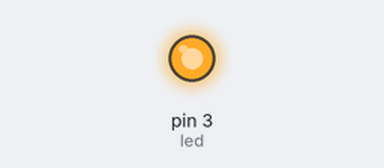
Bench run of a sketch on a simulated Arduino Uno, built with avr-gcc and run on an emulated ATmega328P. Shown: output pins drawn as LEDs (lit = HIGH).

Above: at 1.1 s.
At 4.4 s:
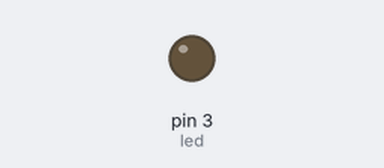
Timing chart, 0 to 6.6 s (numbered marks = the images above):
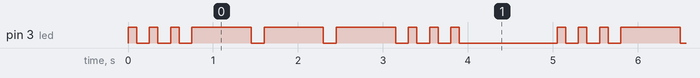

The sketch:

SOS.ino
```cpp
int led = 3;

void setup()
{
    pinMode(led, OUTPUT);
}

int dot()
{
    digitalWrite(led, HIGH);
    delay(100);
    digitalWrite(led, LOW);
    delay(150);
}

int dash()
{
    digitalWrite(led, HIGH);
    delay(700);
    digitalWrite(led, LOW);
    delay(150);
}

int s()
{
    dot();
    dot();
    dot();
}

int o()
{
    dash();
    dash();
    dash();
}

void loop()
{
    s();
    o();
    s();
    delay(1000);
}
```

Measured:
- by itself, pin 3 (led): repeats every 5.1 s: 2 × (LOW 0.15 s, HIGH 0.10 s), 3 × (LOW 0.15 s, HIGH 0.70 s), 3 × (LOW 0.15 s, HIGH 0.10 s), LOW 1.2 s, HIGH 0.10 s
- by itself, everything shown: repeats every 5.1 s, in 18 steps
